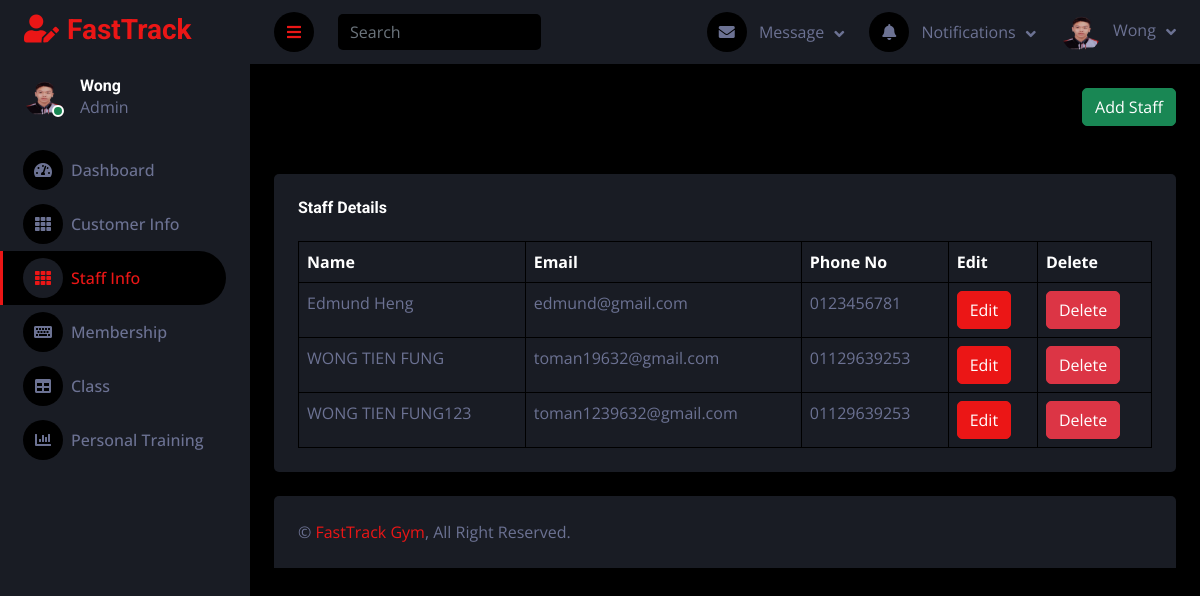
Screenshot of /FastTrack/dashboard/staff_info.php with the database file from the repository.
### tables this page shows
CREATE TABLE `users` (
  `id` int NOT NULL,
  `full_name` varchar(100) NOT NULL,
  `email` varchar(100) NOT NULL,
  `password` varchar(255) NOT NULL,
  `phoneNo` text,
  `verification_token` varchar(255) DEFAULT NULL,
  `verified` tinyint(1) DEFAULT '0',
  `created_at` timestamp NULL DEFAULT CURRENT_TIMESTAMP,
  `user_type` varchar(50) NOT NULL DEFAULT 'user',
  `reset_token` varchar(255) DEFAULT NULL,
  `reset_token_expiry` datetime DEFAULT NULL
);

### FastTrack/dashboard/staff_info.php (the view, shortened to what this page needs)
<!DOCTYPE html>
<html lang="en">
<head>
    <link href="https://cdnjs.cloudflare.com/ajax/libs/font-awesome/5.10.0/css/all.min.css" rel="stylesheet">
    <link href="https://cdn.jsdelivr.net/npm/bootstrap-icons@1.4.1/font/bootstrap-icons.css" rel="stylesheet">
    <link href="lib/owlcarousel/assets/owl.carousel.min.css" rel="stylesheet">
    <link href="lib/tempusdominus/css/tempusdominus-bootstrap-4.min.css" rel="stylesheet" />
    <link href="css/bootstrap.min.css" rel="stylesheet">
    <link href="css/style.css" rel="stylesheet">
</head>
<body>
    <div class="container-fluid position-relative d-flex p-0">
        <div class="sidebar pe-4 pb-3 bg-secondary">
            <nav class="navbar navbar-dark">
                <a href="index.html" class="navbar-brand mx-4 mb-3">
                    <h3 class="text-primary"><i class="fa fa-user-edit me-2"></i>FastTrack</h3>
                </a>
                <div class="d-flex align-items-center ms-4 mb-4">
                    <div class="position-relative">
                        <img class="rounded-circle" src="img/WONG.png" alt="Profile Image" style="width: 40px; height: 40px;">
                        <div class="bg-success rounded-circle border border-2 border-white position-absolute end-0 bottom-0 p-1"></div>
                    </div>
                    <div class="ms-3">
                        <h6 class="mb-0">Wong</h6>
                        <span>Admin</span>
                    </div>
                </div>
                <div class="navbar-nav w-100">
                    <a href="index.html" class="nav-item nav-link"><i class="fa fa-tachometer-alt me-2"></i>Dashboard</a>
					<a href="customer.php" class="nav-item nav-link"><i class="fa fa-th me-2"></i>Customer Info</a>
                    <a href="widget.html" class="nav-item nav-link active"><i class="fa fa-th me-2"></i>Staff Info</a>
                    <a href="form.html" class="nav-item nav-link"><i class="fa fa-keyboard me-2"></i>Membership</a>
                    <a href="admin_dashboard.php" class="nav-item nav-link"><i class="fa fa-table me-2"></i>Class</a>
                    <a href="chart.html" class="nav-item nav-link"><i class="fa fa-chart-bar me-2"></i>Personal Training</a>
                </div>
            </nav>
        </div>
        <div class="content">
            <nav class="navbar navbar-expand bg-secondary navbar-dark sticky-top px-4 py-0">
                <a href="#" class="sidebar-toggler flex-shrink-0">
                    <i class="fa fa-bars"></i>
                </a>
                <form class="d-none d-md-flex ms-4">
                    <input class="form-control bg-dark border-0" type="search" placeholder="Search">
                </form>
                <div class="navbar-nav ms-auto">
                    <div class="nav-item dropdown">
                        <a href="#" class="nav-link dropdown-toggle" data-bs-toggle="dropdown">
                            <i class="fa fa-envelope me-lg-2"></i>
                            <span class="d-none d-lg-inline-flex">Message</span>
                        </a>
                    </div>
                    <div class="nav-item dropdown">
                        <a href="#" class="nav-link dropdown-toggle" data-bs-toggle="dropdown">
                            <i class="fa fa-bell me-lg-2"></i>
                            <span class="d-none d-lg-inline-flex">Notifications</span>
                        </a>
                    </div>
                    <div class="nav-item dropdown">
                        <a href="#" class="nav-link dropdown-toggle" data-bs-toggle="dropdown">
                            <img class="rounded-circle me-lg-2" src="img/WONG.png" alt="Wong" style="width: 40px; height: 40px;">
                            <span class="d-none d-lg-inline-flex">Wong</span>
                        </a>
                    </div>
                </div>
            </nav>
            <div class="container-fluid pt-4 px-4">
                <div class="d-flex justify-content-end mb-4">
                    <a href="add_staff.php" class="btn btn-success">Add Staff</a>
                </div>
            </div>
            <div class="container-fluid pt-4 px-4">
                <div class="bg-secondary rounded p-4">
                    <h6 class="mb-4 text-white">Staff Details</h6>
                    <div class="table-responsive">
                        <table class="table table-bordered table-hover mb-0">
                            <thead>
                                <tr class="text-white">
                                    <th scope="col">Name</th>
                                    <th scope="col">Email</th>
                                    <th scope="col">Phone No</th>
                                    <th scope="col">Edit</th>
                                    <th scope="col">Delete</th>
                                </tr>
                            </thead>
                            <tbody>
                                <?php
                                $servername = "localhost";
                                $username = "root";
                                $password = "root";
                                $dbname = "fasttrack_gym";
                                $conn = new mysqli($servername, $username, $password, $dbname);
                                $sql = "SELECT id, full_name, email, phoneNo FROM users WHERE user_type = 'staff'";
                                $result = $conn->query($sql);
                                if ($result->num_rows > 0) {
                                    while ($row = $result->fetch_assoc()) {
                                        echo "<tr>";
                                        echo "<td>" . $row['full_name'] . "</td>";
                                        echo "<td>" . $row['email'] . "</td>";
                                        echo "<td>" . $row['phoneNo'] . "</td>";
                                        echo "<td><a href='edit_staff.php?id=" . $row['id'] . "' class='btn btn-primary'>Edit</a></td>";
                                        echo "<td><a href='delete_staff.php?id=" . $row['id'] . "' class='btn btn-danger' onclick='return confirm(\"Are you sure you want to delete this staff?\")'>Delete</a></td>";
                                        echo "</tr>";
                                    }
                                } else {
                                    echo "<tr><td colspan='5'>No staff data found</td></tr>";
                                }
                                ?>
                            </tbody>
                        </table>
                    </div>
                </div>
            </div>
            <div class="container-fluid pt-4 px-4">
                <div class="bg-secondary rounded-top p-4">
                    <div class="row">
                        <div class="col-12 col-sm-6 text-center text-sm-start">
                            &copy; <a href="#">FastTrack Gym</a>, All Right Reserved.
                        </div>
                    </div>
                </div>
            </div>
        </div>
    </div>
</body>
</html>

### FastTrack/dashboard/css/style.css (style rules this page uses)
:root { --primary: #EB1616; --secondary: #191C24; --light: #6C7293; --dark: #000000; }
.btn { transition: .5s; }
.sidebar { position: fixed; top: 0; left: 0; bottom: 0; width: 250px; height: 100vh; overflow-y: auto; background: var(--secondary); transition: 0.5s; z-index: 999; }
.content { margin-left: 250px; min-height: 100vh; background: var(--dark); transition: 0.5s; }
@media (min-width: 992px) { .sidebar { margin-left: 0; } }
@media (min-width: 992px) { .content { width: calc(100% - 250px); } }
.sidebar .navbar .navbar-nav .nav-link { padding: 7px 20px; color: var(--light); font-weight: 500; border-left: 3px solid var(--secondary); border-radius: 0 30px 30px 0; outline: none; }
.sidebar .navbar .navbar-nav .nav-link:hover, .sidebar .navbar .navbar-nav .nav-link.active { color: var(--primary); background: var(--dark); border-color: var(--primary); }
.sidebar .navbar .navbar-nav .nav-link i { width: 40px; height: 40px; display: inline-flex; align-items: center; justify-content: center; background: var(--dark); border-radius: 40px; }
.sidebar .navbar .navbar-nav .nav-link:hover i, .sidebar .navbar .navbar-nav .nav-link.active i { background: var(--secondary); }
.content .navbar .navbar-nav .nav-link { margin-left: 25px; padding: 12px 0; color: var(--light); outline: none; }
.content .navbar .sidebar-toggler, .content .navbar .navbar-nav .nav-link i { width: 40px; height: 40px; display: inline-flex; align-items: center; justify-content: center; background: var(--dark); border-radius: 40px; }
.content .navbar .dropdown-toggle::after { margin-left: 6px; vertical-align: middle; border: none; content: "\f107"; font-family: "Font Awesome 5 Free"; font-weight: 900; transition: .5s; }

### rows the page displays
users: full_name "Edmund Heng", email "edmund@gmail.com", phoneNo "0123456781"
users: full_name "WONG TIEN FUNG", email "toman19632@gmail.com", phoneNo "01129639253"
users: full_name "WONG TIEN FUNG123", email "toman1239632@gmail.com", phoneNo "01129639253"
